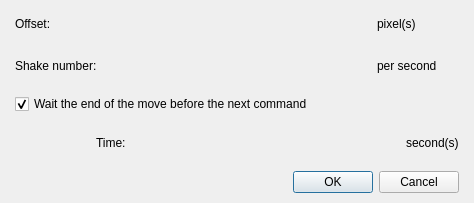
<?xml version="1.0" encoding="UTF-8"?>
<ui version="4.0">
 <class>DialogCommandShakeScreen</class>
 <widget class="QDialog" name="DialogCommandShakeScreen">
  <property name="geometry">
   <rect>
    <x>0</x>
    <y>0</y>
    <width>474</width>
    <height>190</height>
   </rect>
  </property>
  <property name="windowTitle">
   <string>Dialog</string>
  </property>
  <layout class="QGridLayout" name="gridLayout_2">
   <property name="leftMargin">
    <number>15</number>
   </property>
   <property name="topMargin">
    <number>10</number>
   </property>
   <property name="rightMargin">
    <number>15</number>
   </property>
   <property name="bottomMargin">
    <number>10</number>
   </property>
   <item row="0" column="0">
    <layout class="QVBoxLayout" name="verticalLayout_2" stretch="1,0">
     <property name="spacing">
      <number>15</number>
     </property>
     <item>
      <layout class="QVBoxLayout" name="verticalLayout">
       <item>
        <layout class="QGridLayout" name="gridLayout">
         <item row="0" column="0">
          <widget class="QLabel" name="labelOffset">
           <property name="text">
            <string>Offset:</string>
           </property>
          </widget>
         </item>
         <item row="0" column="1">
          <widget class="PanelPrimitiveValue" name="panelPrimitiveOffset" native="true">
           <property name="minimumSize">
            <size>
             <width>250</width>
             <height>27</height>
            </size>
           </property>
           <property name="maximumSize">
            <size>
             <width>250</width>
             <height>27</height>
            </size>
           </property>
          </widget>
         </item>
         <item row="0" column="2">
          <widget class="QLabel" name="labelPixels">
           <property name="text">
            <string>pixel(s)</string>
           </property>
          </widget>
         </item>
         <item row="1" column="0">
          <widget class="QLabel" name="labelShakeNumber">
           <property name="text">
            <string>Shake number:</string>
           </property>
          </widget>
         </item>
         <item row="1" column="1">
          <widget class="PanelPrimitiveValue" name="panelPrimitiveShakeNumber" native="true">
           <property name="minimumSize">
            <size>
             <width>250</width>
             <height>27</height>
            </size>
           </property>
           <property name="maximumSize">
            <size>
             <width>250</width>
             <height>27</height>
            </size>
           </property>
          </widget>
         </item>
         <item row="1" column="2">
          <widget class="QLabel" name="labelPerSecond">
           <property name="text">
            <string>per second</string>
           </property>
          </widget>
         </item>
        </layout>
       </item>
       <item>
        <widget class="QCheckBox" name="checkBoxWaitEnd">
         <property name="text">
          <string>Wait the end of the move before the next command</string>
         </property>
         <property name="checked">
          <bool>true</bool>
         </property>
        </widget>
       </item>
       <item>
        <layout class="QHBoxLayout" name="horizontalLayout" stretch="1,0,0,0">
         <item>
          <spacer name="horizontalSpacer">
           <property name="orientation">
            <enum>Qt::Horizontal</enum>
           </property>
           <property name="sizeHint" stdset="0">
            <size>
             <width>40</width>
             <height>20</height>
            </size>
           </property>
          </spacer>
         </item>
         <item>
          <widget class="QLabel" name="labelTime">
           <property name="text">
            <string>Time:</string>
           </property>
          </widget>
         </item>
         <item>
          <widget class="PanelPrimitiveValue" name="panelPrimitiveTime" native="true">
           <property name="minimumSize">
            <size>
             <width>250</width>
             <height>27</height>
            </size>
           </property>
           <property name="maximumSize">
            <size>
             <width>250</width>
             <height>27</height>
            </size>
           </property>
          </widget>
         </item>
         <item>
          <widget class="QLabel" name="labelSeconds">
           <property name="text">
            <string>second(s)</string>
           </property>
          </widget>
         </item>
        </layout>
       </item>
      </layout>
     </item>
     <item>
      <widget class="QDialogButtonBox" name="buttonBox">
       <property name="orientation">
        <enum>Qt::Horizontal</enum>
       </property>
       <property name="standardButtons">
        <set>QDialogButtonBox::Cancel|QDialogButtonBox::Ok</set>
       </property>
      </widget>
     </item>
    </layout>
   </item>
  </layout>
 </widget>
 <customwidgets>
  <customwidget>
   <class>PanelPrimitiveValue</class>
   <extends>QWidget</extends>
   <header>panelprimitivevalue.h</header>
   <container>1</container>
  </customwidget>
 </customwidgets>
 <resources/>
 <connections>
  <connection>
   <sender>buttonBox</sender>
   <signal>accepted()</signal>
   <receiver>DialogCommandShakeScreen</receiver>
   <slot>accept()</slot>
   <hints>
    <hint type="sourcelabel">
     <x>248</x>
     <y>254</y>
    </hint>
    <hint type="destinationlabel">
     <x>157</x>
     <y>274</y>
    </hint>
   </hints>
  </connection>
  <connection>
   <sender>buttonBox</sender>
   <signal>rejected()</signal>
   <receiver>DialogCommandShakeScreen</receiver>
   <slot>reject()</slot>
   <hints>
    <hint type="sourcelabel">
     <x>316</x>
     <y>260</y>
    </hint>
    <hint type="destinationlabel">
     <x>286</x>
     <y>274</y>
    </hint>
   </hints>
  </connection>
 </connections>
</ui>
